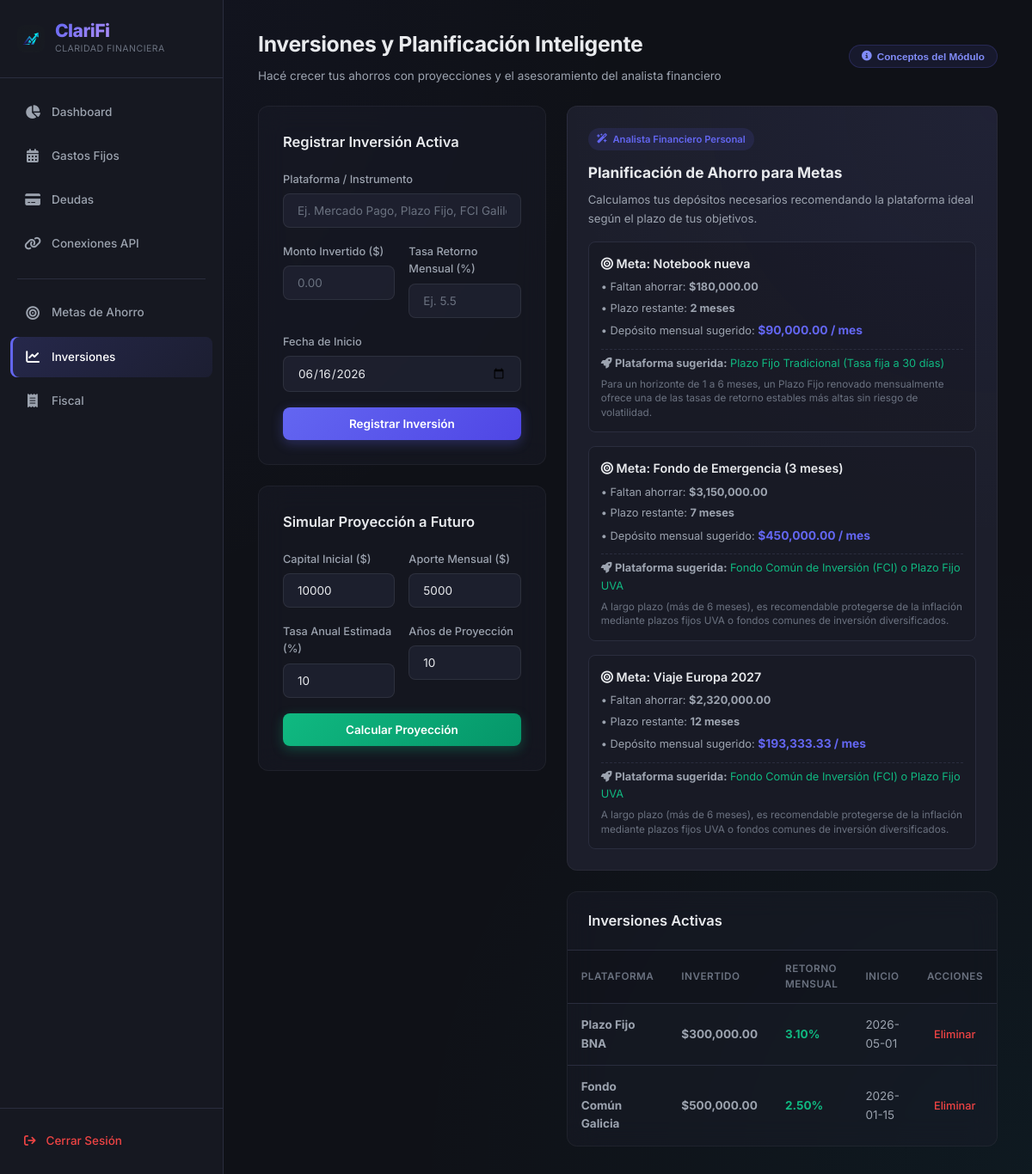
Screenshot of /index.php?action=inversiones (signed in) with the database file from the repository.
### tables this page shows
CREATE TABLE metas_financieras (
  id_meta int NOT NULL AUTO_INCREMENT,
  nombre_meta varchar(100) NOT NULL,
  monto_objetivo decimal(18,2) NOT NULL,
  saldo_actual decimal(18,2) NOT NULL,
  fecha_limite date NOT NULL,
  id_usuario int NOT NULL,
  PRIMARY KEY (id_meta),
  KEY fk_metas_financieras_usuarios1_idx (id_usuario),
  CONSTRAINT fk_metas_financieras_usuarios1 FOREIGN KEY (id_usuario) REFERENCES usuarios (id_usuario) ON DELETE CASCADE
);

CREATE TABLE inversiones (
  id_inversion int NOT NULL AUTO_INCREMENT,
  id_usuario int NOT NULL,
  plataforma varchar(100) NOT NULL,
  monto_invertido decimal(18,2) NOT NULL,
  tasa_retorno_mensual decimal(10,2) DEFAULT 0.00,
  fecha_inicio date NOT NULL,
  PRIMARY KEY (id_inversion),
  CONSTRAINT fk_inversiones_usuarios FOREIGN KEY (id_usuario) REFERENCES usuarios (id_usuario) ON DELETE CASCADE
);

### app/models/InversionModel.php (called while the page is built, shortened)
<?php
require_once 'Conexion.php';
class InversionModel {
    private $db;
    public function __construct() {
        $conexion = new Conexion();
        $this->db = $conexion->conectar();
    }
    public function obtenerInversionesUsuario($id_usuario) {
        $sql = "SELECT * FROM inversiones WHERE id_usuario = :id_usuario ORDER BY fecha_inicio DESC";
        $stmt = $this->db->prepare($sql);
        $stmt->bindParam(':id_usuario', $id_usuario, PDO::PARAM_INT);
        $stmt->execute();
        return $stmt->fetchAll(PDO::FETCH_ASSOC);
    }
}
?>

### app/models/Conexion.php (called while the page is built, shortened)
<?php
class Conexion {
    private $host;
    private $db_name;
    private $username;
    private $password;
    private $port;
    public function __construct() {
        $this->host     = getenv('MYSQLHOST')     ?: (getenv('MYSQL_HOST')     ?: '127.0.0.1');
        $this->db_name  = getenv('MYSQLDATABASE') ?: (getenv('MYSQL_DATABASE') ?: 'gestor_financiero');
        $this->username = getenv('MYSQLUSER')     ?: (getenv('MYSQL_USER')     ?: 'root');
        $this->password = getenv('MYSQLPASSWORD') ?: (getenv('MYSQL_PASSWORD') ?: '');
        $this->port     = getenv('MYSQLPORT')     ?: (getenv('MYSQL_PORT')     ?: '3306');
    }
    public function conectar() {
        $this->conn = null;
        try {
            $dsn = "mysql:host=" . $this->host . ";port=" . $this->port . ";dbname=" . $this->db_name . ";charset=utf8mb4";
            $opciones = [
                PDO::ATTR_ERRMODE            => PDO::ERRMODE_EXCEPTION,
                PDO::ATTR_DEFAULT_FETCH_MODE => PDO::FETCH_ASSOC,
                PDO::ATTR_EMULATE_PREPARES   => false,
            ];
            $this->conn = new PDO($dsn, $this->username, $this->password, $opciones);
        } catch(PDOException $e) {
            echo "Error de conexión crítica: " . $e->getMessage();
            die();
        }
        return $this->conn;
    }
}
?>

### app/models/MetaModel.php (called while the page is built, shortened)
<?php
require_once 'Conexion.php';
class MetaModel {
    private $db;
    public function __construct() {
        $conexion = new Conexion();
        $this->db = $conexion->conectar();
    }
    public function obtenerMetasUsuario($id_usuario) {
        $sql = "SELECT * FROM metas_financieras
                WHERE id_usuario = :id_usuario
                ORDER BY fecha_limite ASC";
        $stmt = $this->db->prepare($sql);
        $stmt->bindParam(':id_usuario', $id_usuario, PDO::PARAM_INT);
        $stmt->execute();
        return $stmt->fetchAll(PDO::FETCH_ASSOC);
    }
}
?>

### app/controllers/InversionController.php (called while the page is built, shortened)
<?php
require_once 'app/models/InversionModel.php';
require_once 'app/models/MetaModel.php';
class InversionController {
    private $inversionModel;
    private $metaModel;
    public function __construct() {
        $this->inversionModel = new InversionModel();
        $this->metaModel = new MetaModel();
    }
    public function obtenerDatosVista($id_usuario) {
        $inversiones = $this->inversionModel->obtenerInversionesUsuario($id_usuario);
        $metas = $this->metaModel->obtenerMetasUsuario($id_usuario);
        $analisis_metas = [];
        foreach ($metas as $meta) {
            $saldo_restante = max($meta['monto_objetivo'] - $meta['saldo_actual'], 0);
            $fecha_limite = new DateTime($meta['fecha_limite']);
            $fecha_actual = new DateTime();
            $diferencia = $fecha_actual->diff($fecha_limite);
            $meses_restantes = ($diferencia->y * 12) + $diferencia->m;
            if ($diferencia->d > 0) {
                $meses_restantes += 1;
            }
            $deposito_sugerido = $saldo_restante / $meses_restantes;
            $dias_restantes = $diferencia->days;
            if ($dias_restantes <= 30) {
                $recomendacion_plataforma = "Mercado Pago / Naranja X (Billeteras digitales)";
                $motivo = "Dado que tu meta vence en menos de 30 días, necesitas liquidez inmediata y no te conviene inmovilizar el capital en un Plazo Fijo.";
            } elseif ($dias_restantes <= 180) {
                $recomendacion_plataforma = "Plazo Fijo Tradicional (Tasa fija a 30 días)";
                $motivo = "Para un horizonte de 1 a 6 meses, un Plazo Fijo renovado mensualmente ofrece una de las tasas de retorno estables más altas sin riesgo de volatilidad.";
            } else {
                $recomendacion_plataforma = "Fondo Común de Inversión (FCI) o Plazo Fijo UVA";
                $motivo = "A largo plazo (más de 6 meses), es recomendable protegerse de la inflación mediante plazos fijos UVA o fondos comunes de inversión diversificados.";
            }
            $analisis_metas[] = [
                'meta' => $meta,
                'saldo_restante' => $saldo_restante,
                'meses_restantes' => $meses_restantes,
                'deposito_sugerido' => $deposito_sugerido,
                'recomendacion_plataforma' => $recomendacion_plataforma,
                'motivo' => $motivo
            ];
        }
        return [
            'inversiones' => $inversiones,
            'metas' => $metas,
            'analisis_metas' => $analisis_metas
        ];
    }
}
?>

### app/views/simulador_inversion_view.php (the view, shortened to what this page needs)
<?php $page_title = 'Inversiones'; require_once 'app/views/partials/layout_header.php'; ?>
    <div class="header-actions-row">
        <div class="page-header" style="margin-bottom: 0;">
            <h2>Inversiones y Planificación Inteligente</h2>
            <p>Hacé crecer tus ahorros con proyecciones y el asesoramiento del analista financiero</p>
        </div>
        <button type="button" class="info-btn" onclick="toggleAyuda()"><i class="fa-solid fa-circle-info"></i> Conceptos del Módulo</button>
    </div>
    <div style="display: grid; grid-template-columns: 1fr 1fr; gap: 24px; align-items: start;">
        <div style="display: flex; flex-direction: column; gap: 24px;">
            <div class="form-card" style="margin-bottom: 0;">
                <h3>Registrar Inversión Activa</h3>
                <form action="index.php?action=registrar_inversion" method="POST">
                    <div class="form-group">
                        <label>Plataforma / Instrumento</label>
                        <input type="text" name="plataforma" required placeholder="Ej. Mercado Pago, Plazo Fijo, FCI Galileo">
                    </div>
                    <div class="form-grid-2">
                        <div class="form-group">
                            <label>Monto Invertido ($)</label>
                            <input type="number" step="0.01" name="monto_invertido" required min="0.01" placeholder="0.00">
                        </div>
                        <div class="form-group">
                            <label>Tasa Retorno Mensual (%)</label>
                            <input type="number" step="0.01" name="tasa_retorno_mensual" required min="0" placeholder="Ej. 5.5">
                        </div>
                    </div>
                    <div class="form-group">
                        <label>Fecha de Inicio</label>
                        <input type="date" name="fecha_inicio" required value="<?= date('Y-m-d') ?>">
                    </div>
                    <button type="submit" class="btn btn-primary" style="width: 100%; justify-content: center;">Registrar Inversión</button>
                </form>
            </div>
            <div class="form-card" style="margin-bottom: 0;">
                <h3>Simular Proyección a Futuro</h3>
                <form action="index.php?action=inversiones" method="POST">
                    <div class="form-grid-2">
                        <div class="form-group">
                            <label>Capital Inicial ($)</label>
                            <input type="number" step="0.01" name="inversion_inicial" required min="0" value="<?= $_POST['inversion_inicial'] ?? '10000' ?>">
                        </div>
                        <div class="form-group">
                            <label>Aporte Mensual ($)</label>
                            <input type="number" step="0.01" name="adicion_mensual" required min="0" value="<?= $_POST['adicion_mensual'] ?? '5000' ?>">
                        </div>
                    </div>
                    <div class="form-grid-2">
                        <div class="form-group">
                            <label>Tasa Anual Estimada (%)</label>
                            <input type="number" step="0.01" name="tasa_anual" required min="0" value="<?= $_POST['tasa_anual'] ?? '10' ?>">
                        </div>
                        <div class="form-group">
                            <label>Años de Proyección</label>
                            <input type="number" name="anos" required min="1" max="50" value="<?= $_POST['anos'] ?? '10' ?>">
                        </div>
                    </div>
                    <button type="submit" class="btn btn-success" style="width: 100%; justify-content: center;">Calcular Proyección</button>
                </form>
            </div>
        </div>
        <div style="display: flex; flex-direction: column; gap: 24px;">
            <div class="card" style="border-left: 4px solid var(--accent); background: radial-gradient(circle at 100% 0%, rgba(99,102,241,0.05) 0%, transparent 50%), var(--bg-card);">
                <div style="display: inline-flex; align-items: center; gap: 6px; background: rgba(99,102,241,0.12); color: var(--accent); padding: 4px 10px; border-radius: 20px; font-size: 0.75rem; font-weight: 600; margin-bottom: 12px;">
                    <i class="fa-solid fa-wand-magic-sparkles"></i> Analista Financiero Personal
                </div>
                <h3 style="font-size: 1.15rem; font-weight: 700; margin-bottom: 8px;">Planificación de Ahorro para Metas</h3>
                <p style="font-size: 0.88rem; color: var(--text-secondary); margin-bottom: 16px;">
                    Calculamos tus depósitos necesarios recomendando la plataforma ideal según el plazo de tus objetivos.
                </p>
                <?php if (!empty($datos['analisis_metas'])): ?>
                    <div style="display: flex; flex-direction: column; gap: 16px;">
                        <?php foreach ($datos['analisis_metas'] as $analisis): ?>
                            <div style="background: rgba(0,0,0,0.15); border: 1px solid var(--border); padding: 14px; border-radius: var(--radius-sm);">
                                <h4 style="font-size: 0.95rem; font-weight: 600; color: var(--text-primary); margin-bottom: 6px;">
                                    <i class="fa-solid fa-bullseye"></i> Meta: <?= htmlspecialchars($analisis['meta']['nombre_meta']) ?>
                                </h4>
                                <ul style="list-style: none; padding: 0; font-size: 0.85rem; color: var(--text-secondary); display: flex; flex-direction: column; gap: 4px;">
                                    <li>• Faltan ahorrar: <strong>$<?= number_format($analisis['saldo_restante'], 2) ?></strong></li>
                                    <li>• Plazo restante: <strong><?= $analisis['meses_restantes'] ?> meses</strong></li>
                                    <li>• Depósito mensual sugerido: <strong class="text-accent" style="font-size: 0.92rem;">$<?= number_format($analisis['deposito_sugerido'], 2) ?> / mes</strong></li>
                                    <li style="margin-top: 6px; padding-top: 6px; border-top: 1px dashed var(--border);">
                                        <i class="fa-solid fa-rocket"></i> <strong>Plataforma sugerida:</strong> <span class="text-green"><?= $analisis['recomendacion_plataforma'] ?></span>
                                    </li>
                                    <li style="font-size: 0.78rem; color: var(--text-muted); line-height: 1.4; margin-top: 2px;">
                                        <?= $analisis['motivo'] ?>
                                    </li>
                                </ul>
                            </div>
                        <?php endforeach; ?>
                    </div>
                <?php else: ?>
                    <p style="text-align: center; color: var(--text-muted); font-size: 0.85rem; padding: 10px 0;">
                        No tienes metas de ahorro registradas. Ve a la sección de "Metas de Ahorro" para añadir una.
                    </p>
                <?php endif; ?>
            </div>
            <div class="table-card" style="margin-bottom: 0;">
                <div class="table-header">
                    <h3>Inversiones Activas</h3>
                </div>
                <table>
                    <thead>
                        <tr>
                            <th>Plataforma</th>
                            <th>Invertido</th>
                            <th>Retorno Mensual</th>
                            <th>Inicio</th>
                            <th>Acciones</th>
                        </tr>
                    </thead>
                    <tbody>
                        <?php if (!empty($datos['inversiones'])): ?>
                            <?php foreach ($datos['inversiones'] as $inv): ?>
                                <tr>
                                    <td><strong><?= htmlspecialchars($inv['plataforma']) ?></strong></td>
                                    <td><strong>$<?= number_format($inv['monto_invertido'], 2) ?></strong></td>
                                    <td class="text-green"><strong><?= number_format($inv['tasa_retorno_mensual'], 2) ?>%</strong></td>
                                    <td><?= $inv['fecha_inicio'] ?></td>
                                    <td>
                                        <a href="index.php?action=eliminar_inversion&id=<?= $inv['id_inversion'] ?>"
                                           class="action-link delete"
                                           onclick="return confirm('¿Seguro que deseas eliminar esta inversión?');">Eliminar</a>
                                    </td>
                                </tr>
                            <?php endforeach; ?>
                        <?php endif; ?>
                    </tbody>
                </table>
            </div>
        </div>
    </div>
<?php require_once 'app/views/partials/layout_footer.php'; ?>

### rows the page displays
metas_financieras: nombre_meta "Notebook nueva"
metas_financieras: nombre_meta "Fondo de Emergencia (3 meses)"
metas_financieras: nombre_meta "Viaje Europa 2027"
inversiones: plataforma "Plazo Fijo BNA", monto_invertido "300,000.00", tasa_retorno_mensual "3.10", fecha_inicio "2026-05-01"
inversiones: plataforma "Fondo Común Galicia", monto_invertido "500,000.00", tasa_retorno_mensual "2.50", fecha_inicio "2026-01-15"

### other values shown
$analisis['saldo_restante'] "180,000.00"
$analisis['meses_restantes'] "2"
$analisis['deposito_sugerido'] "90,000.00"
$analisis['recomendacion_plataforma'] "Plazo Fijo Tradicional (Tasa fija a 30 días)"
$analisis['motivo'] "Para un horizonte de 1 a 6 meses, un Plazo Fijo renovado mensualmente ofrece una de las tasas de retorno estables más altas sin riesgo de volatilidad."
$analisis['saldo_restante'] "3,150,000.00"
$analisis['meses_restantes'] "7"
$analisis['deposito_sugerido'] "450,000.00"
$analisis['recomendacion_plataforma'] "Fondo Común de Inversión (FCI) o Plazo Fijo UVA"
$analisis['motivo'] "A largo plazo (más de 6 meses), es recomendable protegerse de la inflación mediante plazos fijos UVA o fondos comunes de inversión diversificados."
$analisis['saldo_restante'] "2,320,000.00"
$analisis['meses_restantes'] "12"
$analisis['deposito_sugerido'] "193,333.33"
